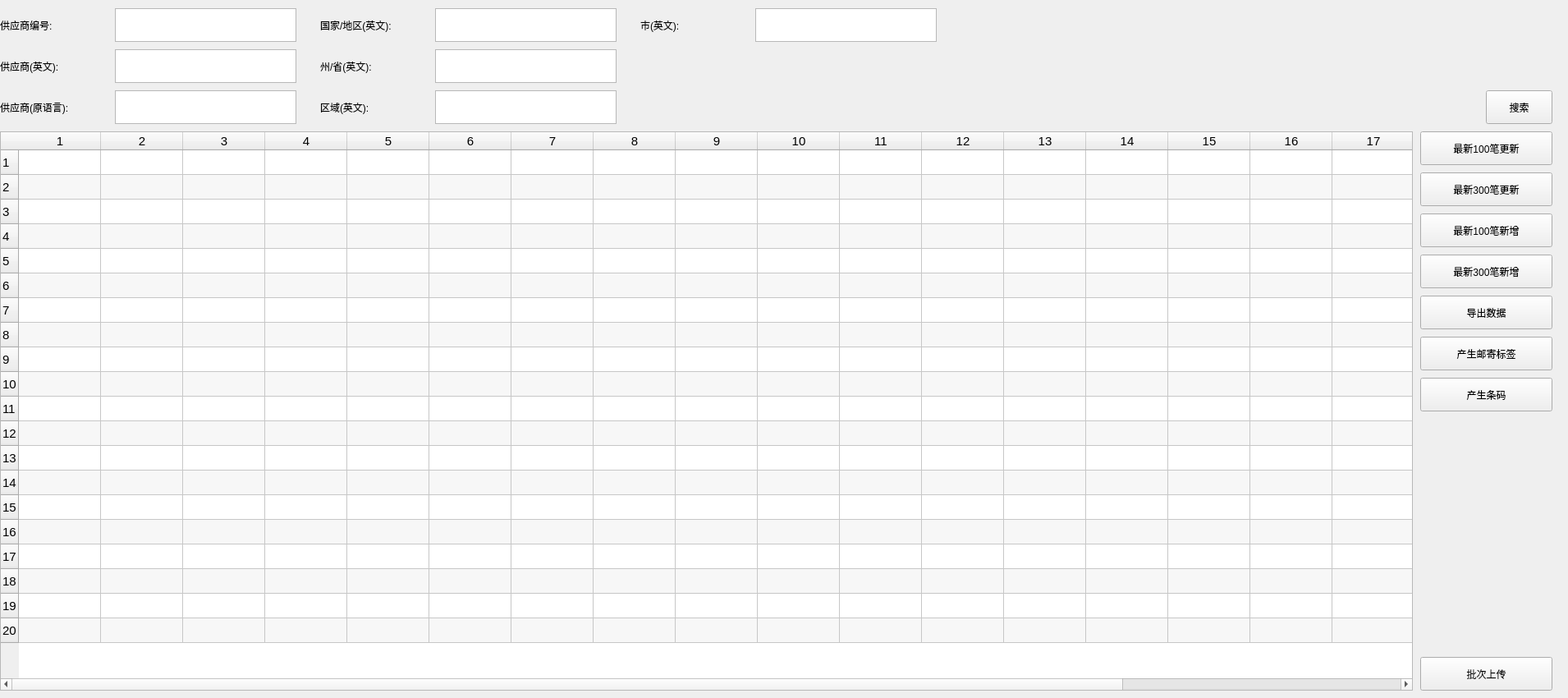
    <widget class="QWidget" name="tab_supplierManagement">
     <property name="sizePolicy">
      <sizepolicy hsizetype="Fixed" vsizetype="Fixed">
       <horstretch>0</horstretch>
       <verstretch>0</verstretch>
      </sizepolicy>
     </property>
     <property name="minimumSize">
      <size>
       <width>1910</width>
       <height>850</height>
      </size>
     </property>
     <attribute name="title">
      <string>供应商管理</string>
     </attribute>
     <widget class="QTableWidget" name="supplier_tableWidget_display">
      <property name="geometry">
       <rect>
        <x>0</x>
        <y>160</y>
        <width>1721</width>
        <height>681</height>
       </rect>
      </property>
      <property name="sizePolicy">
       <sizepolicy hsizetype="Expanding" vsizetype="Expanding">
        <horstretch>0</horstretch>
        <verstretch>0</verstretch>
       </sizepolicy>
      </property>
      <property name="font">
       <font>
        <pointsize>11</pointsize>
       </font>
      </property>
      <property name="alternatingRowColors">
       <bool>true</bool>
      </property>
      <property name="selectionBehavior">
       <enum>QAbstractItemView::SelectRows</enum>
      </property>
      <property name="verticalScrollMode">
       <enum>QAbstractItemView::ScrollPerItem</enum>
      </property>
      <property name="rowCount">
       <number>20</number>
      </property>
      <property name="columnCount">
       <number>20</number>
      </property>
      <attribute name="horizontalHeaderShowSortIndicator" stdset="0">
       <bool>true</bool>
      </attribute>
      <attribute name="verticalHeaderDefaultSectionSize">
       <number>30</number>
      </attribute>
      <attribute name="verticalHeaderMinimumSectionSize">
       <number>30</number>
      </attribute>
      <row/>
      <row/>
      <row/>
      <row/>
      <row/>
      <row/>
      <row/>
      <row/>
      <row/>
      <row/>
      <row/>
      <row/>
      <row/>
      <row/>
      <row/>
      <row/>
      <row/>
      <row/>
      <row/>
      <row/>
      <column/>
      <column/>
      <column/>
      <column/>
      <column/>
      <column/>
      <column/>
      <column/>
      <column/>
      <column/>
      <column/>
      <column/>
      <column/>
      <column/>
      <column/>
      <column/>
      <column/>
      <column/>
      <column/>
      <column/>
     </widget>
     <widget class="QLabel" name="supplier_label_supplierID">
      <property name="geometry">
       <rect>
        <x>0</x>
        <y>10</y>
        <width>111</width>
        <height>41</height>
       </rect>
      </property>
      <property name="lineWidth">
       <number>0</number>
      </property>
      <property name="text">
       <string>供应商编号:</string>
      </property>
      <property name="textFormat">
       <enum>Qt::PlainText</enum>
      </property>
     </widget>
     <widget class="QLabel" name="supplier_label_countryEN">
      <property name="geometry">
       <rect>
        <x>390</x>
        <y>10</y>
        <width>131</width>
        <height>41</height>
       </rect>
      </property>
      <property name="lineWidth">
       <number>0</number>
      </property>
      <property name="text">
       <string>国家/地区(英文):</string>
      </property>
      <property name="textFormat">
       <enum>Qt::PlainText</enum>
      </property>
     </widget>
     <widget class="QLabel" name="supplier_label_stateEN">
      <property name="geometry">
       <rect>
        <x>390</x>
        <y>60</y>
        <width>111</width>
        <height>41</height>
       </rect>
      </property>
      <property name="lineWidth">
       <number>0</number>
      </property>
      <property name="text">
       <string>州/省(英文):</string>
      </property>
      <property name="textFormat">
       <enum>Qt::PlainText</enum>
      </property>
     </widget>
     <widget class="QLabel" name="supplier_label_cityEN">
      <property name="geometry">
       <rect>
        <x>780</x>
        <y>10</y>
        <width>111</width>
        <height>41</height>
       </rect>
      </property>
      <property name="lineWidth">
       <number>0</number>
      </property>
      <property name="text">
       <string>市(英文):</string>
      </property>
      <property name="textFormat">
       <enum>Qt::PlainText</enum>
      </property>
     </widget>
     <widget class="QLabel" name="supplier_label_regionEN">
      <property name="geometry">
       <rect>
        <x>390</x>
        <y>110</y>
        <width>111</width>
        <height>41</height>
       </rect>
      </property>
      <property name="lineWidth">
       <number>0</number>
      </property>
      <property name="text">
       <string>区域(英文):</string>
      </property>
      <property name="textFormat">
       <enum>Qt::PlainText</enum>
      </property>
     </widget>
     <widget class="QPushButton" name="supplier_pushButton_search">
      <property name="geometry">
       <rect>
        <x>1810</x>
        <y>110</y>
        <width>81</width>
        <height>41</height>
       </rect>
      </property>
      <property name="text">
       <string>搜索</string>
      </property>
     </widget>
     <widget class="QPushButton" name="supplier_pushButton_last100Updated">
      <property name="geometry">
       <rect>
        <x>1730</x>
        <y>160</y>
        <width>161</width>
        <height>41</height>
       </rect>
      </property>
      <property name="text">
       <string>最新100笔更新</string>
      </property>
     </widget>
     <widget class="QPushButton" name="supplier_pushButton_last300Updated">
      <property name="geometry">
       <rect>
        <x>1730</x>
        <y>210</y>
        <width>161</width>
        <height>41</height>
       </rect>
      </property>
      <property name="text">
       <string>最新300笔更新</string>
      </property>
     </widget>
     <widget class="QPushButton" name="supplier_pushButton_batchUpload">
      <property name="geometry">
       <rect>
        <x>1730</x>
        <y>800</y>
        <width>161</width>
        <height>41</height>
       </rect>
      </property>
      <property name="text">
       <string>批次上传</string>
      </property>
     </widget>
     <widget class="QPushButton" name="supplier_pushButton_last300Added">
      <property name="geometry">
       <rect>
        <x>1730</x>
        <y>310</y>
        <width>161</width>
        <height>41</height>
       </rect>
      </property>
      <property name="text">
       <string>最新300笔新增</string>
      </property>
     </widget>
     <widget class="QPushButton" name="supplier_pushButton_last100Added">
      <property name="geometry">
       <rect>
        <x>1730</x>
        <y>260</y>
        <width>161</width>
        <height>41</height>
       </rect>
      </property>
      <property name="text">
       <string>最新100笔新增</string>
      </property>
     </widget>
     <widget class="QPushButton" name="supplier_pushButton_printBarcode">
      <property name="geometry">
       <rect>
        <x>1730</x>
        <y>460</y>
        <width>161</width>
        <height>41</height>
       </rect>
      </property>
      <property name="text">
       <string>产生条码</string>
      </property>
     </widget>
     <widget class="QPushButton" name="supplier_pushButton_printPostLabel">
      <property name="geometry">
       <rect>
        <x>1730</x>
        <y>410</y>
        <width>161</width>
        <height>41</height>
       </rect>
      </property>
      <property name="text">
       <string>产生邮寄标签</string>
      </property>
     </widget>
     <widget class="QPushButton" name="supplier_pushButton_generateCSV">
      <property name="geometry">
       <rect>
        <x>1730</x>
        <y>360</y>
        <width>161</width>
        <height>41</height>
       </rect>
      </property>
      <property name="text">
       <string>导出数据</string>
      </property>
     </widget>
     <widget class="QTextEdit" name="supplier_textEdit_ID">
      <property name="geometry">
       <rect>
        <x>140</x>
        <y>10</y>
        <width>221</width>
        <height>41</height>
       </rect>
      </property>
     </widget>
     <widget class="QTextEdit" name="supplier_textEdit_countryEN">
      <property name="geometry">
       <rect>
        <x>530</x>
        <y>10</y>
        <width>221</width>
        <height>41</height>
       </rect>
      </property>
     </widget>
     <widget class="QTextEdit" name="supplier_textEdit_stateEN">
      <property name="geometry">
       <rect>
        <x>530</x>
        <y>60</y>
        <width>221</width>
        <height>41</height>
       </rect>
      </property>
     </widget>
     <widget class="QTextEdit" name="supplier_textEdit_regionEN">
      <property name="geometry">
       <rect>
        <x>530</x>
        <y>110</y>
        <width>221</width>
        <height>41</height>
       </rect>
      </property>
     </widget>
     <widget class="QTextEdit" name="supplier_textEdit_cityEN">
      <property name="geometry">
       <rect>
        <x>920</x>
        <y>10</y>
        <width>221</width>
        <height>41</height>
       </rect>
      </property>
     </widget>
     <widget class="QTextEdit" name="supplier_textEdit_nameOL">
      <property name="geometry">
       <rect>
        <x>140</x>
        <y>110</y>
        <width>221</width>
        <height>41</height>
       </rect>
      </property>
     </widget>
     <widget class="QLabel" name="supplier_label_nameOL">
      <property name="geometry">
       <rect>
        <x>0</x>
        <y>110</y>
        <width>141</width>
        <height>41</height>
       </rect>
      </property>
      <property name="lineWidth">
       <number>0</number>
      </property>
      <property name="text">
       <string>供应商(原语言):</string>
      </property>
      <property name="textFormat">
       <enum>Qt::PlainText</enum>
      </property>
     </widget>
     <widget class="QLabel" name="supplier_label_nameEN">
      <property name="geometry">
       <rect>
        <x>0</x>
        <y>60</y>
        <width>131</width>
        <height>41</height>
       </rect>
      </property>
      <property name="lineWidth">
       <number>0</number>
      </property>
      <property name="text">
       <string>供应商(英文):</string>
      </property>
      <property name="textFormat">
       <enum>Qt::PlainText</enum>
      </property>
     </widget>
     <widget class="QTextEdit" name="supplier_textEdit_nameEN">
      <property name="geometry">
       <rect>
        <x>140</x>
        <y>60</y>
        <width>221</width>
        <height>41</height>
       </rect>
      </property>
     </widget>
    </widget>
